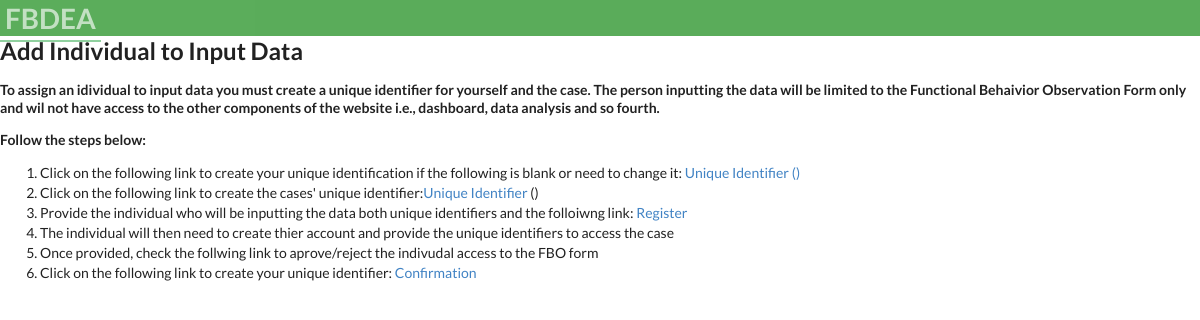
Page /assign_data_entry/5/ on the earlier database version.
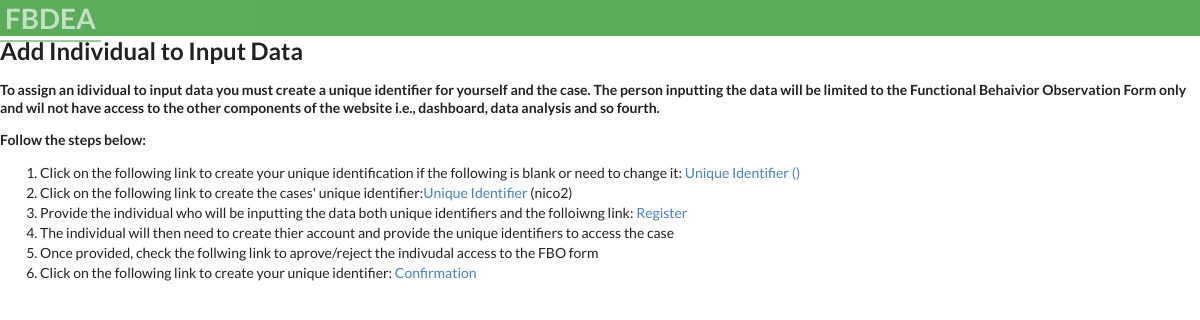
Same page on the later database version.
### bip/models.py (models this page shows, shortened)
class Student(models.Model):
        studentname= models.CharField(max_length=30,verbose_name= 'Name', null=True, blank=True)
        slug = models.SlugField(max_length=150,null=False,unique=False,blank=False,
        verbose_name=("Unique Identifier"),
        help_text=(
            "*Unique Identifier allows another to use FBO form if provided by you only"
        ),
    )
        user_student = models.ForeignKey(User, on_delete=models.CASCADE,  default=None,related_name="postts")

### bip/views.py (the view)
# urls.py: path('assign_data_entry/<pk>/', views.assign_data_entry, name='assign_data_entry'),
def assign_data_entry(request, pk):
    student = get_object_or_404(Student, pk=pk)
    student_behaviors = student.case_set.all()
    behavior = Behavior.objects.all()
    casemanager = models.CaseManager.objects.all()
    case = Case.objects.all()
    studentcurrent = Student.objects.get(id=pk)
    context = {
    'student_behaviors':student_behaviors,
    "student":student,
    'case':case,
               }
    return render(request, 'bip/assign_data_entry.html',context, )

### bip/context_processors.py (called while the page is built)
def user_context(request):
    user = get_user(request)
    return {'user': user}

### bip/templates/bip/assign_data_entry.html (shortened to what this page needs)
{% extends 'partials/base.html' %}
{% block content %}
{%load crispy_forms_tags %}
<div class="container mt-4">
  <h2>Add Individual to Input Data</h2>
  <div class="row">
      <div class="col-md-8">
          <div class="card mb-3">
              <div class="card-body">
                  <h5 class="card-title">To assign an idividual to input data you must create a unique identifier for yourself and the case. The person inputting the data will be limited to the Functional Behaivior Observation Form only and wil not have access to the other components of the website i.e.,  dashboard, data analysis and so fourth. </h5>
              </div>
          </div>
      </div>
  </div>
  <div class="row">
      <div class="col-md-8">
          <div class="card mb-3">
              <div class="card-body">
                  <h5 class="card-title">Follow the steps below:</h5>
                  <p class="card-text"><ol>
                    <li>Click on the following link to create your unique identification if the following is blank or need to change it: <a a href="{% url 'bip:case_manager_unique_identifier' request.user.casemanager.id %}" class="card-link">Unique Identifier   ({{request.user.casemanager.slug}})</a></li>
                    <li>Click on the following link to create the cases' unique identifier:<a a href="{% url 'bip:updateunique_case_identifier' student.id %}" class="card-link">Unique Identifier</a>  ({{student.slug}})</li>
                    <li>Provide the individual who will be inputting the data both unique identifiers and the folloiwng link: <a a href="{% url 'bip:data_entry_signup'  %}" class="card-link">Register</a> </li>
                    <li>The individual will then need to create thier account and provide the unique identifiers to access the case</li>
                    <li>Once provided, check the follwing link to aprove/reject the indivudal access to the FBO form</li>
                    <li>Click on the following link to create your unique identifier: <a a href="{% url 'bip:case_manager_dashboard'  %}" class="card-link">Confirmation</a></li>
                </ol></p>
              </div>
          </div>
      </div>
  </div>
</div>
{% endblock %}

Differences in the rows shown:
now on this page (row edited): Student: slug "nico2"
